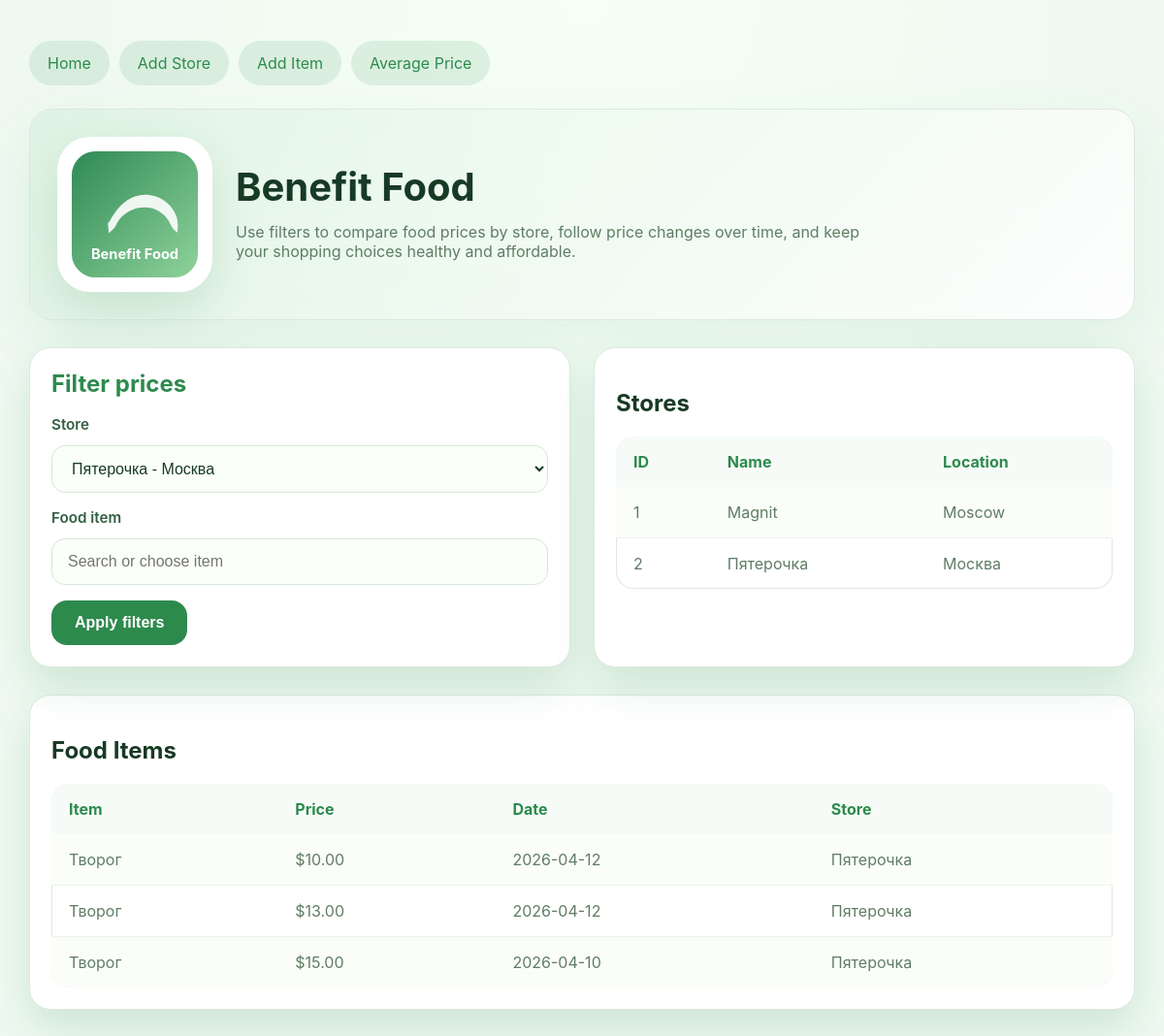
/?store_id=2, run on the app's committed database.
### tables this page shows
CREATE TABLE stores (
                id INTEGER PRIMARY KEY,
                name TEXT NOT NULL,
                location TEXT
            );

CREATE TABLE food_items (
                id INTEGER PRIMARY KEY,
                name TEXT NOT NULL,
                price REAL NOT NULL,
                store_id INTEGER,
                date_recorded TEXT,
                FOREIGN KEY (store_id) REFERENCES stores (id)
            );

### app.py (the view)
@app.route('/')
def index():
    stores = tracker.get_stores()
    selected_store_id = request.args.get('store_id', type=int)
    selected_item_name = request.args.get('item_name', default=None, type=str)
    if selected_item_name == '':
        selected_item_name = None
    food_names = tracker.get_food_names()
    chart_item_name = selected_item_name or (food_names[0] if food_names else None)
    items = tracker.get_food_items(store_id=selected_store_id, item_name=selected_item_name)
    selected_store_name = None
    if selected_store_id:
        selected_store_name = next((store[1] for store in stores if store[0] == selected_store_id), None)
    history = None
    if chart_item_name:
        history = tracker.get_price_history(chart_item_name, store_id=selected_store_id)
    return render_template(
        'index.html',
        stores=stores,
        items=items,
        food_names=food_names,
        selected_store_id=selected_store_id,
        selected_item_name=selected_item_name,
        selected_store_name=selected_store_name,
        history=history,
        chart_item_name=chart_item_name,
    )

### models.py (called while the page is built)
    def get_stores(self):
        conn = sqlite3.connect(self.db_name)
        cursor = conn.cursor()
        cursor.execute('SELECT id, name, location FROM stores')
        stores = cursor.fetchall()
        conn.close()
        return stores

    def get_food_items(self, store_id=None, item_name=None):
        conn = sqlite3.connect(self.db_name)
        cursor = conn.cursor()
        sql = '''
            SELECT fi.name, fi.price, fi.date_recorded, s.name
            FROM food_items fi
            JOIN stores s ON fi.store_id = s.id
        '''
        filters = []
        params = []
        if store_id:
            filters.append('fi.store_id = ?')
            params.append(store_id)
        if item_name:
            filters.append('fi.name COLLATE NOCASE = ?')
            params.append(item_name)
        if filters:
            sql += ' WHERE ' + ' AND '.join(filters)
        sql += ' ORDER BY fi.date_recorded DESC'
        cursor.execute(sql, params)
        items = cursor.fetchall()
        conn.close()
        return items

    def get_food_names(self):
        conn = sqlite3.connect(self.db_name)
        cursor = conn.cursor()
        cursor.execute('SELECT DISTINCT name FROM food_items ORDER BY name COLLATE NOCASE')
        names = [row[0] for row in cursor.fetchall()]
        conn.close()
        return names

    def get_price_history(self, item_name, store_id=None):
        conn = sqlite3.connect(self.db_name)
        cursor = conn.cursor()
        sql = '''
            SELECT fi.date_recorded, fi.price, s.name
            FROM food_items fi
            JOIN stores s ON fi.store_id = s.id
            WHERE fi.name COLLATE NOCASE = ?
        '''
        params = [item_name]
        if store_id:
            sql += ' AND fi.store_id = ?'
            params.append(store_id)
        sql += ' ORDER BY fi.date_recorded ASC'
        cursor.execute(sql, params)
        history = cursor.fetchall()
        conn.close()
        return history

### templates/index.html (shortened to what this page needs)
{% extends "layout.html" %}
{% block content %}
<section class="hero">
    <div class="hero-logo">
        <img src="{{ url_for('static', filename='logo.svg') }}" alt="Benefit Food logo">
    </div>
    <div class="hero-copy">
        <h1>Benefit Food</h1>
        <p>Use filters to compare food prices by store, follow price changes over time, and keep your shopping choices healthy and affordable.</p>
    </div>
</section>
<div class="section-grid">
    <div class="form-card">
        <h2>Filter prices</h2>
        <form method="get">
            <div class="form-row">
                <label for="store_id">Store</label>
                <select id="store_id" name="store_id">
                    {% for store in stores %}
                    <option value="{{ store[0] }}" {% if selected_store_id == store[0] %}selected{% endif %}>{{ store[1] }} - {{ store[2] }}</option>
                    {% endfor %}
                </select>
            </div>
            <div class="form-row">
                <label for="item_name">Food item</label>
                <input list="item-list" id="item_name" name="item_name" value="{{ selected_item_name or '' }}" placeholder="Search or choose item">
            </div>
            <button type="submit">Apply filters</button>
        </form>
    </div>
    <div class="table-card">
        <h2>Stores</h2>
        <table>
            <tr>
                <th>ID</th>
                <th>Name</th>
                <th>Location</th>
            </tr>
            {% for store in stores %}
            <tr>
                <td>{{ store[0] }}</td>
                <td>{{ store[1] }}</td>
                <td>{{ store[2] }}</td>
            </tr>
            {% endfor %}
        </table>
    </div>
</div>
<div class="table-card">
    <h2>Food Items</h2>
    {% if items %}
    <table>
        <tr>
            <th>Item</th>
            <th>Price</th>
            <th>Date</th>
            <th>Store</th>
        </tr>
        {% for item in items %}
        <tr>
            <td>{{ item[0] }}</td>
            <td>${{ "%.2f"|format(item[1]) }}</td>
            <td>{{ item[2] }}</td>
            <td>{{ item[3] }}</td>
        </tr>
        {% endfor %}
    </table>
    {% else %}
    <p class="message">No food items found for the selected filters.</p>
    {% endif %}
</div>
{% endblock %}

### static/style.css (style rules this page uses)
:root { --bg: #eff9f1; --surface: #ffffff; --surface-alt: #f7fdf6; --accent: #2d8a4d; --accent-soft: #8fd29b; --shadow: rgba(45, 138, 77, 0.16); --text: #173a24; --muted: #5f7d64; --border: #dce9dd; }
* { box-sizing: border-box; }
body { margin: 0; min-height: 100vh; font-family: Inter, system-ui, -apple-system, BlinkMacSystemFont, "Segoe UI", sans-serif; background: radial-gradient(circle at top, #f6fff5 0%, var(--bg) 45%); color: var(--text); }
.hero { display: grid; grid-template-columns: auto 1fr; align-items: center; gap: 24px; padding: 28px; background: linear-gradient(135deg, rgba(142, 210, 156, 0.16), rgba(255, 255, 255, 0.9)); border: 1px solid var(--border); border-radius: 24px; box-shadow: 0 22px 60px rgba(45, 138, 77, 0.08); margin-bottom: 28px; }
.hero-logo { min-width: 160px; width: 160px; height: 160px; border-radius: 34px; background: white; display: grid; place-items: center; box-shadow: 0 18px 46px rgba(45, 138, 77, 0.16); }
.hero-logo img { max-width: 130px; max-height: 130px; }
.hero-copy h1 { margin: 0; font-size: clamp(2.5rem, 2.6vw, 3.8rem); line-height: 1.02; }
.hero-copy p { margin: 16px 0 0; color: var(--muted); font-size: 1rem; max-width: 680px; }
.section-grid { display: grid; grid-template-columns: repeat(auto-fit, minmax(300px, 1fr)); gap: 24px; margin-bottom: 28px; }
.card, .table-card, .form-card { background: var(--surface); border-radius: 22px; border: 1px solid var(--border); box-shadow: 0 20px 40px var(--shadow); padding: 22px; }
.card h2, .form-card h2 { margin-top: 0; margin-bottom: 18px; color: var(--accent); }
.table-card table { width: 100%; border-collapse: collapse; border-radius: 18px; overflow: hidden; box-shadow: inset 0 0 0 1px var(--border); }
.table-card th, .table-card td { padding: 16px 18px; text-align: left; }
.table-card th { background: #f6fbf7; color: var(--accent); font-weight: 700; }
.table-card tr:nth-child(even) { background: #fbfdf9; }
.table-card td { color: var(--muted); border-bottom: 1px solid #edf4ec; }
.table-card tr:last-child td { border-bottom: none; }
form { display: grid; gap: 16px; }
.form-row { display: grid; gap: 12px; }
label { font-size: 0.95rem; font-weight: 600; color: #335f42; }
input, select { width: 100%; border: 1px solid #d7e7d7; border-radius: 14px; padding: 14px 16px; background: #fbfff9; color: var(--text); font-size: 1rem; }
button { width: fit-content; border: none; border-radius: 16px; background: var(--accent); color: white; padding: 14px 24px; font-size: 1rem; font-weight: 700; cursor: pointer; transition: transform 0.2s ease, background 0.2s ease; }

### data on the page
stores: id "1", name "Magnit", location "Moscow"
stores: id "2", name "Пятерочка", location "Москва"
food_items: name "Творог", price "10.00", date_recorded "2026-04-12", name "Пятерочка"
food_items: name "Творог", price "13.00", date_recorded "2026-04-12", name "Пятерочка"
food_items: name "Творог", price "15.00", date_recorded "2026-04-10", name "Пятерочка"

### other printed values
form field store_id "Пятерочка - Москва"
